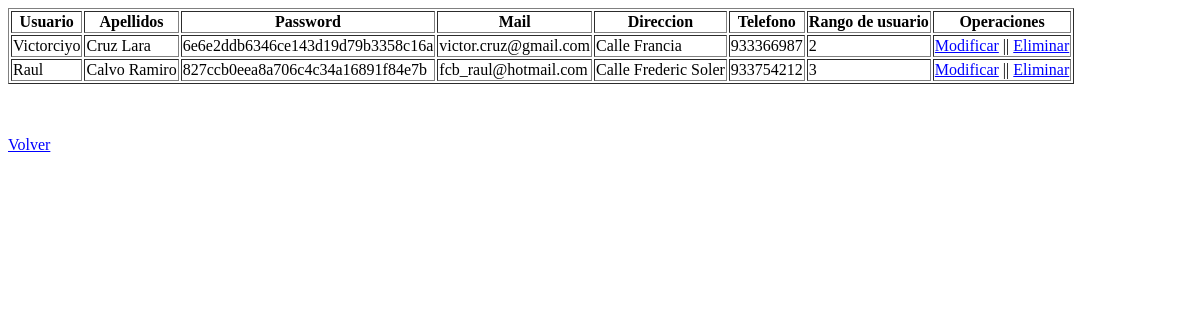
The app's page /administrarusuarios.php (signed in), older data.
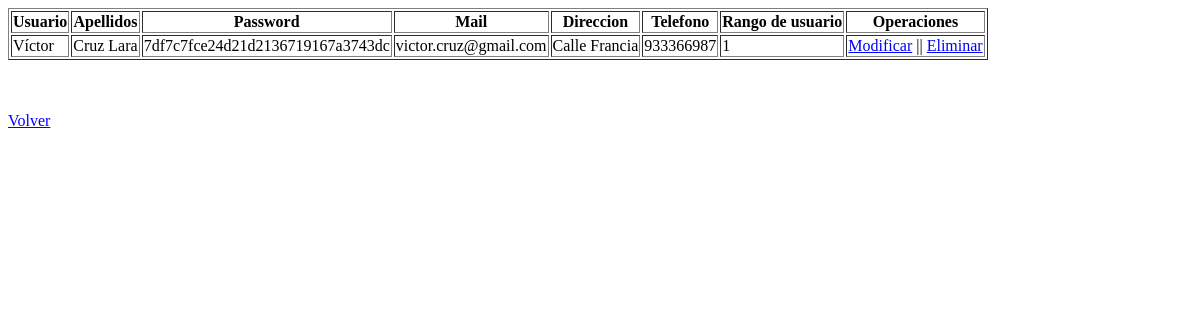
The same page, newer data.
### tables this page shows
CREATE TABLE IF NOT EXISTS `usuario` (
`id_usuario` int(11) NOT NULL,
  `password` varchar(50) DEFAULT NULL,
  `nombre_usuario` varchar(20) DEFAULT NULL,
  `apellidos_usuario` varchar(40) DEFAULT NULL,
  `mail_usuario` varchar(50) DEFAULT NULL,
  `direccion_usuario` varchar(60) DEFAULT NULL,
  `telefono_usuario` varchar(9) DEFAULT NULL,
  `nivel_usuario` int(11) DEFAULT NULL
);

### administrarusuarios.php (the view, shortened to what this page needs)
<!DOCTYPE html>
<html>
	<head>
	    <link rel="stylesheet" href="https://maxcdn.bootstrapcdn.com/font-awesome/4.4.0/css/font-awesome.min.css">
	</head>
	<body>
		<?php
			$con = mysqli_connect('localhost','root','DAW22015','bd_mycontacts');
			$sql = "SELECT * FROM usuario";
			$datos = mysqli_query($con, $sql);
			?>
			<table border>
				<tr>
					<th>Usuario</th>
					<th>Apellidos</th>
					<th>Password</th>
					<th>Mail</th>
					<th>Direccion</th>
					<th>Telefono</th>
					<th>Rango de usuario</th>
					<th>Operaciones</th>
				</tr>
				<?php
				while ($prod = mysqli_fetch_array($datos)){
					echo utf8_encode("<td>$prod[nombre_usuario]");
					echo utf8_encode("</td><td>$prod[apellidos_usuario]");
					echo utf8_encode("</td><td>$prod[password]");
					echo utf8_encode("</td><td>$prod[mail_usuario]");
					echo utf8_encode("</td><td>$prod[direccion_usuario]");
					echo utf8_encode("</td><td>$prod[telefono_usuario]");
					echo utf8_encode("<td>$prod[nivel_usuario]</td><td>");
					echo "<a href='modificarUsuarios.php?id_usuario=$prod[id_usuario]'>Modificar</a>";
					echo " || <a href='eliminarUsuarios.php?id_usuario=$prod[id_usuario]'>Eliminar</i></a>";
					echo "</td></tr>";
				}
				?>
			</table>
		<br/><br/>
		<p><a href="principal.php">Volver</a></p>
	</body>
</html>

Row changes from the older to the newer data that the page shows:
removed usuario: nombre_usuario "Raul", apellidos_usuario "Calvo Ramiro", password "827ccb0eea8a706c4c34a16891f84e7b", mail_usuario "fcb_raul@hotmail.com", direccion_usuario "Calle Frederic Soler", telefono_usuario "933754212", nivel_usuario "3"
changed usuario "Cruz Lara": nombre_usuario "Victorciyo" → "Víctor"; password "6e6e2ddb6346ce143d19d79b3358c16a" → "7df7c7fce24d21d2136719167a3743dc"; nivel_usuario "2" → "1"
